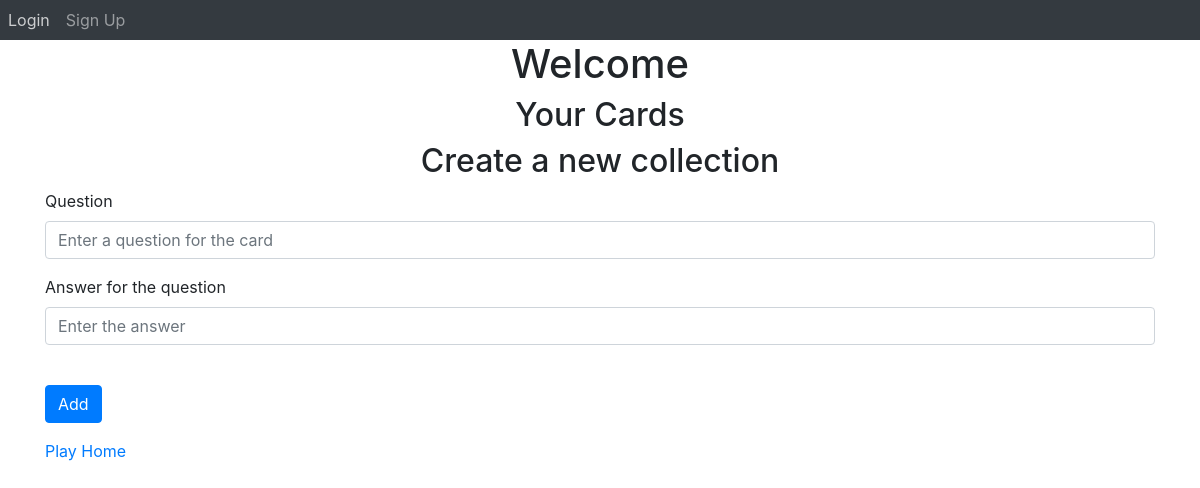
Before: /edit-collection/1 with the older database file.
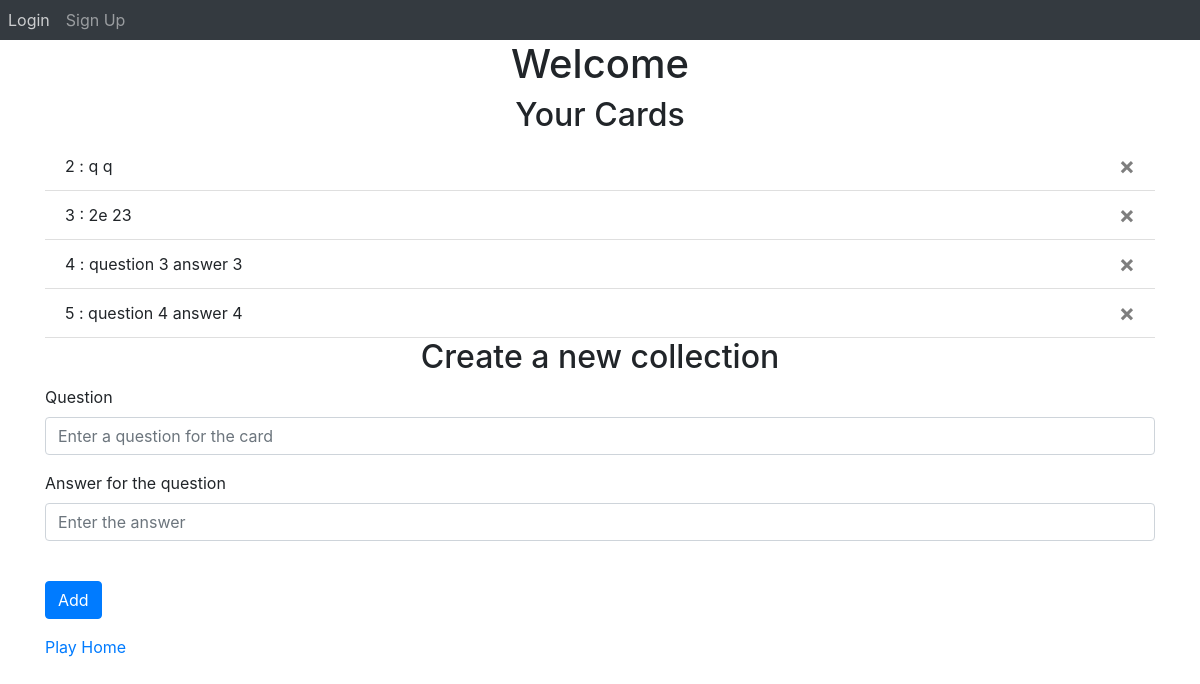
After: the same page with the newer database file.
### website/models.py (models this page shows)
class Card(db.Model):
    id = db.Column(db.Integer, primary_key=True)
    question = db.Column(db.String(1500))
    answer = db.Column(db.String(1500))
    date = db.Column (db.DateTime(timezone=True), default= func.now())
    collection_id  = db.Column(db.Integer, db.ForeignKey('collection.id'))

### website/views.py (the view, shortened to what this page needs)
@views.route('/edit-collection/<id>', methods=['GET','POST'])
def edit_coll(id):
    collection = Collection.query.get(id)
    if request.method == 'GET':
        print("Hi there")
        return render_template('edit_collection.html', collection = collection,user = current_user  )

### website/templates/edit_collection.html
{% extends "base.html" %} {% block title %}Edit a collection{% endblock%}
{%block content %}
      <h1 align='center'>Welcome  {{user.first_name}}</h1>
      <h2 align ='center'>Your Cards</h2>
      <ul class="list-group list-group-flush" id='cards'>
          {%for card in collection.cards%}
          <li class="list-group-item">
            {{card.id}} : {{card.question}} {{card.answer}}
          <button type="button" class="close" onclick="deleteCard( {{card.id}})">
              <span aria-hidden="true">&times;</span>
          </button>
            </li>
          {% endfor %}
      </ul>
      <form method="POST">
          <h2 align='center'>Create a new collection</h2>
        <div class="form-group">
            <label for="question">Question</label>
            <input
              type="text"
              class="form-control"
              id="question"
              name="question"
              placeholder="Enter a question for the card"
            />
          </div>
          <div class="form-group">
            <label for="answer">Answer for the question</label>
            <input
              type="text"
              class="form-control"
              id="answer"
              name="answer"
              placeholder="Enter the answer"
            />
          </div>
          <br />
          <button type="submit" class="btn btn-primary">Add</button>
      </form>
      <a href="/play-collection/{{collection.id}}">Play</a>
      <a href="/">Home</a>
{%endblock%}

Changed rows visible on the page:
added Card: id "2", question "q", answer "q"
added Card: id "3", question "2e", answer "23"
added Card: id "4", question "question 3", answer "answer 3"
added Card: id "5", question "question 4", answer "answer 4"
